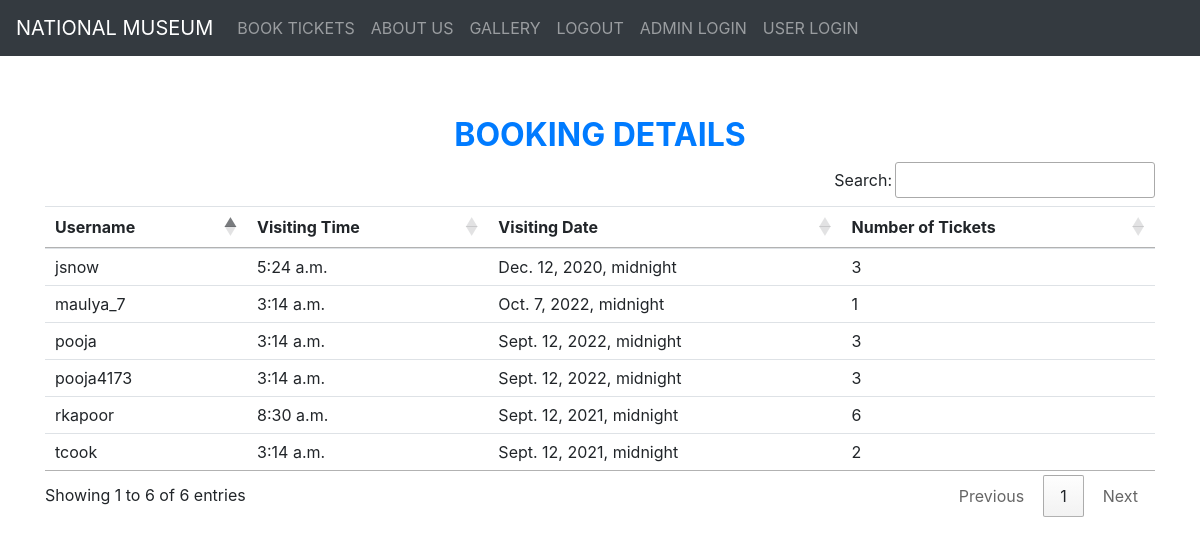
The app's page /view_booking (signed in) with its own data.
### museum/models.py (models this page shows, shortened)
class Booking_Details(models.Model):
    user = models.ForeignKey(User, on_delete=models.CASCADE, null=True)
    date = models.DateTimeField(null=True)
    time = models.TimeField(null=True)
    number = models.IntegerField(null=True)

### museum/views.py (the view)
# urls.py: path('view_booking', View_Booking, name='view_booking'),
def View_Booking(request):
    if not request.user.is_authenticated:
        return redirect('login')
    booked = Booking_Details.objects.all()
    d = {'booked': booked}
    return render(request, 'view_booking.html', d)

### museum/templates/view_booking.html
{% extends 'navigationbar.html' %}
{% load static %}
{% block body %}
<div class="container" style="margin-top:60px">
    <h2 class="text-center text-primary font-weight-bold">BOOKING DETAILS</h2>
    <table id="example" class="table table-hover">
        <thead>
        <tr>
            <th>Username</th>
            <th>Visiting Time</th>
            <th>Visiting Date</th>
            <th>Number of Tickets</th>
        </tr>
        </thead>
        <tbody>
        {% for i in booked %}
        <tr>
            <td>{{i.user.username}}</td>
            <td>{{i.time}}</td>
            <td>{{i.date}}</td>
            <td>{{i.number}}</td>
        </tr>
        {% endfor %}
        </tbody>
    </table>
</div>
{% endblock %}

### museum/templates/navigationbar.html (shortened to what this page needs)
<html lang="en">
<head>
    {% load static %}
  <link rel="stylesheet" href="https://maxcdn.bootstrapcdn.com/bootstrap/4.5.2/css/bootstrap.min.css">
  <link rel="stylesheet" href="{% static 'css/mystyle.css'%}" >
<link rel="stylesheet" href="https://cdn.datatables.net/1.10.24/css/jquery.dataTables.min.css">
<link rel="stylesheet" href="https://cdn.datatables.net/buttons/1.7.0/css/buttons.dataTables.min.css">
</head>
<body>
<nav class="navbar navbar-expand-lg bg-dark navbar-dark">
  <a class="navbar-brand" href="#">NATIONAL MUSEUM</a>
  <div class="collapse navbar-collapse" id="collapsibleNavbar">
    <ul class="navbar-nav">
      {% if request.user.username %}
      {% if not request.user.is_staff %}
      <li class="nav-item">
        <a class="nav-link" href="{% url 'book_ticket' %}">BOOK TICKETS</a>
      </li>
      <li class="nav-item">
        <a class="nav-link" href="{% url 'about' %}">ABOUT US</a>
      </li>
      <li class="nav-item">
        <a class="nav-link" href="{% url 'gallery' %}">GALLERY</a>
      </li>
      {% endif %}
        {% endif %}
{% if request.user.is_authenticated %}
      {% if not request.user.is_staff %}
      <li class="nav-item">
        <a class="nav-link" href="{% url 'home' %}">LOGOUT</a>
      </li>
      <li class="nav-item">
        <a class="nav-link" href="{% url 'login' %}">ADMIN LOGIN</a>
      </li>
      <li class="nav-item">
        <a class="nav-link" href="{% url 'user_login' %}">USER LOGIN</a>
      </li>
      {% endif %}
{% endif %}
    </ul>
  </div>
</nav>
</body>
</html>
{% block body %}
{% endblock %}

### museum/static/css/mystyle.css (style rules this page uses)
.nav-link { color:black }

### records on screen
Booking_Details: user.username "jsnow", time "5:24 a.m.", date "Dec. 12, 2020, midnight", number "3"
Booking_Details: user.username "rkapoor", time "8:30 a.m.", date "Sept. 12, 2021, midnight", number "6"
Booking_Details: user.username "tcook", time "3:14 a.m.", date "Sept. 12, 2021, midnight", number "2"
Booking_Details: user.username "pooja", time "3:14 a.m.", date "Sept. 12, 2022, midnight", number "3"
Booking_Details: user.username "pooja4173", time "3:14 a.m.", date "Sept. 12, 2022, midnight", number "3"
Booking_Details: user.username "maulya_7", time "3:14 a.m.", date "Oct. 7, 2022, midnight", number "1"
